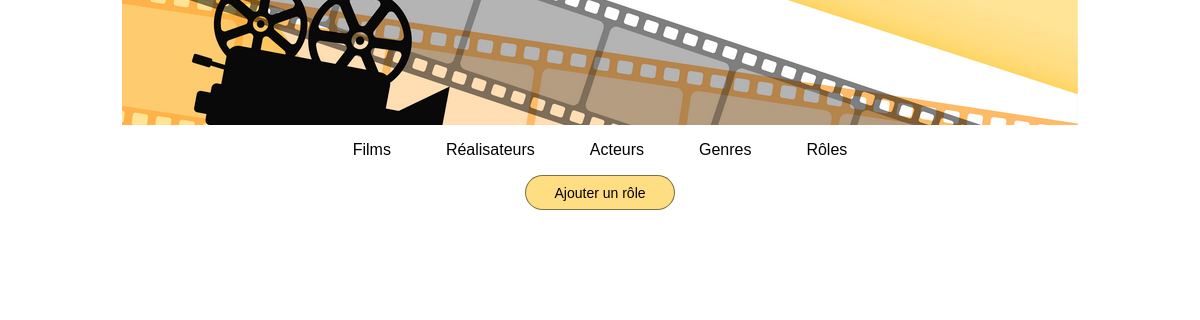
/index.php?action=listRoles, run on an earlier commit of the app's database.
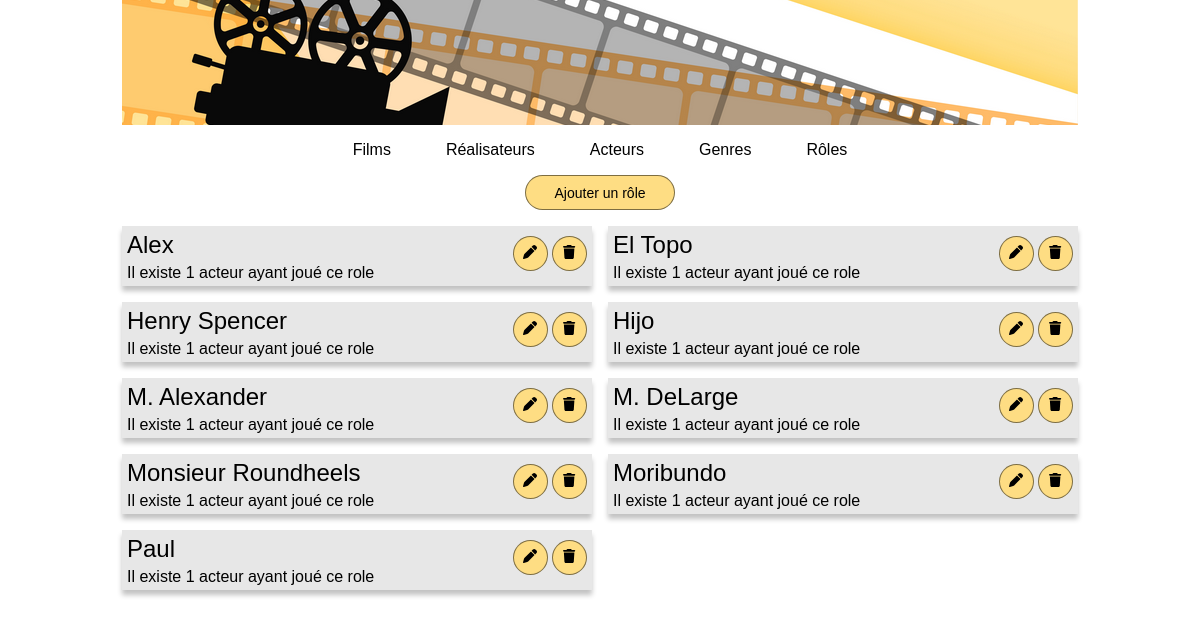
And on a later commit of the database.
### controller/CinemaController.php (called while the page is built, shortened)
<?php
class CinemaController
{
    public function connectToBDD()
    {
        return Connect::seConnecter();
    }
    public function listRoles()
    {
        $roles = $this->connectToBDD()->query("
        SELECT
        r.id_rôle,
        r.nom_rôle,
        COUNT(j.id_acteur) AS nbActeurs
        FROM jouer j
        INNER JOIN acteur a ON j.id_acteur = a.id_acteur
        INNER JOIN personne p ON a.id_personne = p.id_personne
        RIGHT JOIN rôle r ON j.id_rôle= r.id_rôle
        GROUP BY r.id_rôle
        ORDER BY r.nom_rôle
        ");
        require "view/listRoles.php";
    }
}

### model/Connect.php (called while the page is built, shortened)
<?php
abstract class Connect
{
    public static function seConnecter()
    {
        try
        {
            return new \PDO("mysql:host=" . self::HOST . ";dbname=" . self::DB . ";charset=utf8", self::USER, self::PASS);
        }
        catch (\PDOException $ex)
        {
            return $ex->getMessage();
        }
    }
}

### view/listRoles.php (the view, shortened to what this page needs)
<div class="top">
    <button type="bouton" class="button button-large button-center"><a href="index.php?action=formAddRole">Ajouter un rôle</a></button>
</div>
<?php foreach ($roles->fetchALL() as $role) {
?>
    <div class="genre-role-box bg">
        <div class="genre-role-main">
            <?php
            if ($role["nbActeurs"] > 0) {
            ?>
                <h1><a href="index.php?action=infoRole&id=<?= $role["id_rôle"] ?>"><?= $role["nom_rôle"] ?></a></h1>
                <p>Il existe <?= $role["nbActeurs"] ?> acteur<?= $role["nbActeurs"] > 1 ? "s" : "" ?> ayant joué ce role</p>
            <?php
            } else {
            ?>
                <h1><?= $role["nom_rôle"] ?></h1>
                <p>Aucun acteur ne joue ce rôle</p>
            <?php
            } ?>
        </div>
        <div class="genre-role-actions">
            <button type="bouton" class="button button-round">
                <a href="index.php?action=formEditRole&id=<?= $role["id_rôle"] ?>">
                </a>
            </button>
            <button type="bouton" class="button button-round">
                <a href="index.php?action=deleteRole&id=<?= $role["id_rôle"] ?>">
                </a>
            </button>
        </div>
    </div>
<?php }
require "view/template.php";

What changed in the data, as far as the page shows it:
added rôle: nom_rôle "Alex", nbActeurs "1"
added rôle: nom_rôle "El Topo", nbActeurs "1"
added rôle: nom_rôle "Henry Spencer", nbActeurs "1"
added rôle: nom_rôle "Hijo", nbActeurs "1"
added rôle: nom_rôle "M. Alexander", nbActeurs "1"
added rôle: nom_rôle "M. DeLarge", nbActeurs "1"
added rôle: nom_rôle "Monsieur Roundheels", nbActeurs "1"
added rôle: nom_rôle "Moribundo", nbActeurs "1"
added rôle: nom_rôle "Paul", nbActeurs "1"
